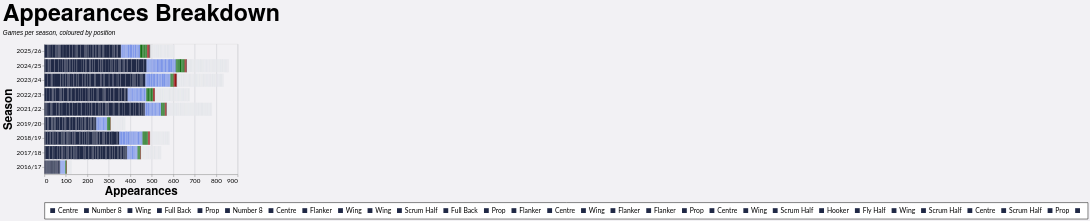

Write the Vega-Lite specification saved for this chart.
### Vega-Lite specification from a JSON file in a GitHub repository (floating-point values rounded to 4 significant figures; data arrays with more than 128 entries replaced by an {"elided": "..."} marker saying what was removed)
{"config": {"axis": {"labelFont": "Lato, sans-serif", "titleFont": "PT Sans Narrow, Helvetica Neue, Helvetica, Arial, sans-serif", "labelFontSize": 13, "titleFontSize": 24, "gridColor": "#202947", "gridOpacity": 0.2}, "header": {"labelFont": "PT Sans Narrow, Helvetica Neue, Helvetica, Arial, sans-serif", "titleFont": "PT Sans Narrow, Helvetica Neue, Helvetica, Arial, sans-serif", "labelFontSize": 24, "titleFontSize": 28, "labelFontWeight": "bold", "orient": "left"}, "legend": {"labelFont": "Lato, sans-serif", "titleFont": "PT Sans Narrow, Helvetica Neue, Helvetica, Arial, sans-serif", "labelFontSize": 14, "titleFontSize": 16, "titlePadding": 5, "fillColor": "white", "strokeColor": "black", "padding": 10, "titleFontWeight": "lighter", "titleFontStyle": "italic", "titleColor": "gray", "offset": 10}, "title": {"font": "PT Sans Narrow, Helvetica Neue, Helvetica, Arial, sans-serif", "fontSize": 48, "fontWeight": "bold", "anchor": "start", "align": "center", "titlePadding": 20, "subtitlePadding": 10, "subtitleFontSize": 13, "subtitleColor": "", "subtitleFontStyle": "italic", "offset": 15, "color": "black"}, "axisX": {"labelAngle": 0}, "facet": {"title": null, "header": null, "align": {"row": "each", "column": "each"}}, "resolve": {"scale": {"y": "independent", "facet": "independent"}}, "background": "#f2f1f4"}, "data": {"name": "data-5bc7a777d710b378cbe751fa7c091f66"}, "mark": {"type": "bar"}, "encoding": {"color": {"field": "color_key", "legend": {"labelExpr": "split(datum.label, '|||')[1]", "orient": "bottom", "title": null}, "scale": {"domain": {"elided": "775 str values"}, "range": {"elided": "775 str values"}}, "type": "nominal"}, "tooltip": [{"field": "player", "title": "Player", "type": "nominal"}, {"field": "season", "title": "Season", "type": "nominal"}, {"field": "color_value", "title": "Position", "type": "nominal"}, {"aggregate": "sum", "field": "apps", "title": "Appearances", "type": "quantitative"}], "x": {"aggregate": "sum", "field": "apps", "title": "Appearances", "type": "quantitative"}, "y": {"field": "season", "sort": {"field": "season_sort", "op": "max", "order": "descending"}, "title": "Season", "type": "nominal"}}, "height": {"step": 30}, "title": {"text": "Appearances Breakdown", "subtitle": "Games per season, coloured by position"}, "width": 400, "$schema": "https://vega.github.io/schema/vega-lite/v5.20.1.json", "datasets": {"data-5bc7a777d710b378cbe751fa7c091f66": {"elided": "2518 records"}}}
